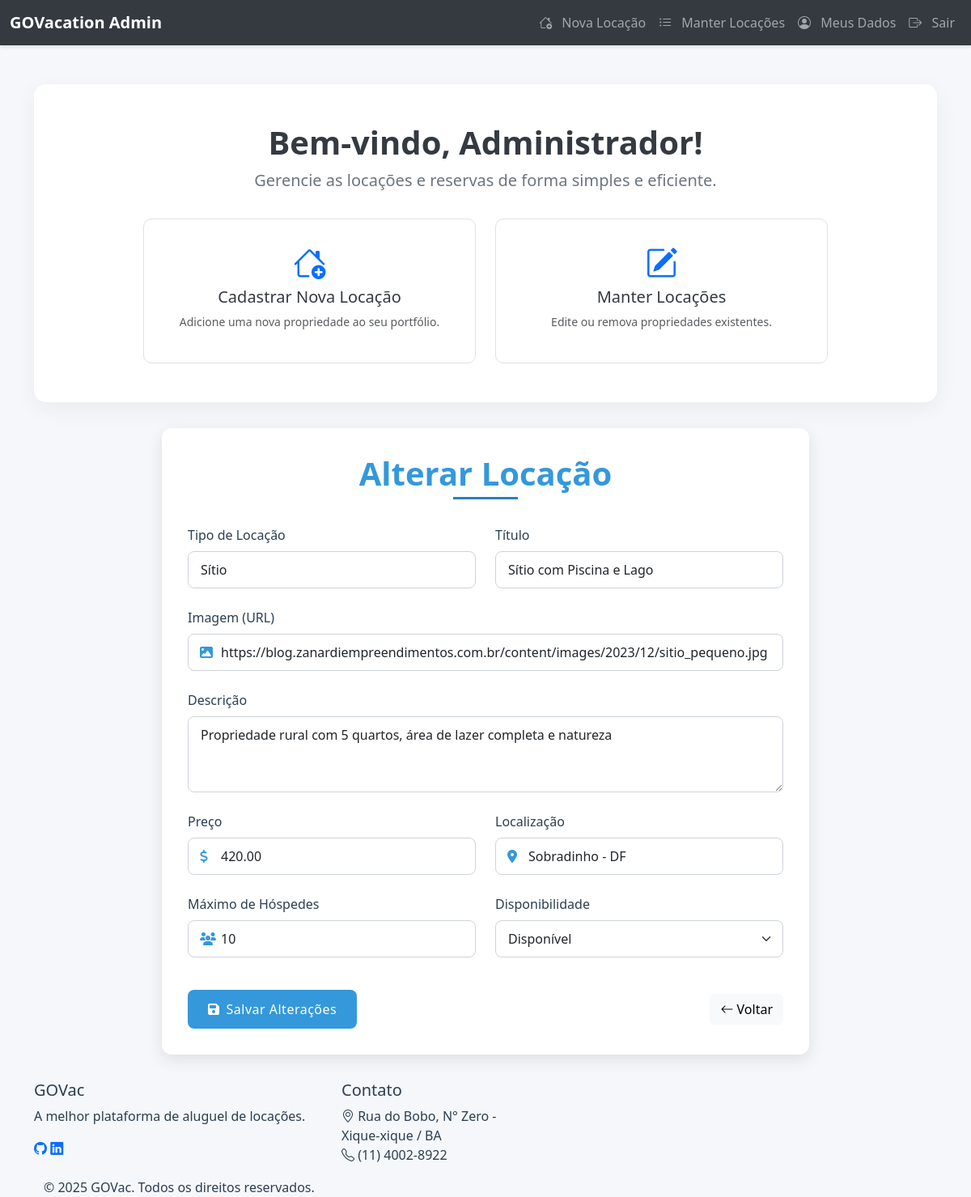
/AlterarLocs.php?idloc=4 (signed in), run on the app's committed database.
### tables this page shows
create table if not exists locacoes (
	idloc int auto_increment not null,
    tipoloc varchar(20) not null,
	titulo varchar(255) not null,
    imagem varchar(255) not null,
    descr varchar(255) not null,
	preco decimal(10,2) not null,
	localizacao varchar(100) not null,
    qtdhospedes int not null,
	disp varchar(15) not null,
    primary key (idloc)
);

### AlterarLocs.php (the view, shortened to what this page needs)
<?php
include 'IndexAdm.php';
$idloc = $_GET['idloc'];
$pdo = Conexao::getInstance();
try {
    $sql = "SELECT * FROM locacoes WHERE idloc = :idloc";
    $stmt = $pdo->prepare($sql);
    $stmt->bindValue(':idloc', $idloc, PDO::PARAM_INT);
    $stmt->execute();
    $loc = $stmt->fetch(PDO::FETCH_ASSOC);
} catch (PDOException $e) {
    die("<div class='container mt-5'><div class='alert alert-danger'>Erro na consulta: " . $e->getMessage() . "</div></div>");
}
?>
<!DOCTYPE html>
<html lang="pt-br">
<head>
    <link href="https://cdn.jsdelivr.net/npm/bootstrap@5.3.3/dist/css/bootstrap.min.css" rel="stylesheet">
    <link rel="stylesheet" href="https://cdnjs.cloudflare.com/ajax/libs/font-awesome/6.4.0/css/all.min.css">
    <link rel="stylesheet" href="https://cdn.jsdelivr.net/npm/bootstrap-icons@1.10.0/font/bootstrap-icons.css">
</head>
<body>
    <div class="container">
        <div class="card-form-container">
            <h1 class="form-title">Alterar Locação</h1>
            <form id="alterarForm" method="POST" action="./controller/ControleLocs.php?ACAO=alterarLocs">
                <div class="row">
                    <div class="col-md-6 form-group">
                        <label for="tipoloc" class="form-label">Tipo de Locação</label>
                        <input type="text" class="form-control" id="tipoloc" name="tipoloc" value="<?php echo htmlspecialchars($loc['tipoloc']); ?>" required>
                    </div>
                    <div class="col-md-6 form-group">
                        <label for="titulo" class="form-label">Título</label>
                        <input type="text" class="form-control" id="titulo" name="titulo" value="<?php echo htmlspecialchars($loc['titulo']); ?>" required>
                    </div>
                </div>
                <div class="form-group">
                    <label for="imagem" class="form-label">Imagem (URL)</label>
                    <div class="input-icon">
                        <i class="fas fa-image"></i>
                        <input type="url" class="form-control" id="imagem" name="imagem" value="<?php echo htmlspecialchars($loc['imagem']); ?>" required>
                    </div>
                </div>
                <div class="form-group">
                    <label for="descr" class="form-label">Descrição</label>
                    <textarea class="form-control" id="descr" name="descr" rows="3" required><?php echo htmlspecialchars($loc['descr']); ?></textarea>
                </div>
                <div class="row">
                    <div class="col-md-6 form-group">
                        <label for="preco" class="form-label">Preço</label>
                        <div class="input-icon">
                            <i class="fas fa-dollar-sign"></i>
                            <input type="number" step="0.01" class="form-control" id="preco" name="preco" value="<?php echo htmlspecialchars($loc['preco']); ?>" required>
                        </div>
                    </div>
                    <div class="col-md-6 form-group">
                        <label for="localizacao" class="form-label">Localização</label>
                        <div class="input-icon">
                            <i class="fas fa-map-marker-alt"></i>
                            <input type="text" class="form-control" id="localizacao" name="localizacao" value="<?php echo htmlspecialchars($loc['localizacao']); ?>" required>
                        </div>
                    </div>
                </div>
                <div class="row">
                    <div class="col-md-6 form-group">
                        <label for="qtdhospedes" class="form-label">Máximo de Hóspedes</label>
                        <div class="input-icon">
                            <i class="fas fa-users"></i>
                            <input type="number" class="form-control" id="qtdhospedes" name="qtdhospedes" value="<?php echo htmlspecialchars($loc['qtdhospedes']); ?>" required min="1">
                        </div>
                    </div>
                    <div class="col-md-6 form-group">
                        <label for="disp" class="form-label">Disponibilidade</label>
                        <select class="form-select" id="disp" name="disp" required>
                            <option value="Disponível" <?php echo ($loc['disp'] == 'Disponível') ? 'selected' : ''; ?>>Disponível</option>
                        </select>
                    </div>
                </div>
                <div class="d-flex justify-content-between align-items-center">
                    <button type="submit" class="btn btn-primary btn-submit">
                        <i class="fas fa-save me-2"></i>Salvar Alterações
                    </button>
                    <a href="ListarLocs.php" class="btn btn-light btn-voltar">
                        <i class="bi bi-arrow-left"></i> Voltar
                    </a>
                </div>
            </form>
        </div>
    </div>
    <?php include 'footer.php'; ?>
</body>
</html>

### IndexAdm.php (style rules this page uses)
body { background-color: #f8f9fa; }

### AlterarLocs.php (style rules this page uses)
:root { --primary-color: #3498db; --secondary-color: #2980b9; --accent-color: #e74c3c; --light-bg: #f8f9fa; --dark-text: #2c3e50; --light-text: #ecf0f1; }
body { background-color: #f5f7fa; font-family: 'Segoe UI', Tahoma, Geneva, Verdana, sans-serif; color: var(--dark-text); }
.card-form-container { max-width: 800px; margin: 2rem auto; padding: 2rem; box-shadow: 0 6px 20px rgba(0, 0, 0, 0.1); border-radius: 12px; background: white; }
.form-title { color: var(--primary-color); text-align: center; margin-bottom: 2rem; font-weight: 600; position: relative; padding-bottom: 0.5rem; }
.form-title:after { content: ''; position: absolute; bottom: 0; left: 50%; transform: translateX(-50%); width: 80px; height: 3px; background: var(--secondary-color); }
.form-label { font-weight: 500; color: var(--dark-text); margin-bottom: 0.5rem; }
.form-control, .form-select { border-radius: 8px; padding: 10px 15px; border: 1px solid #ced4da; transition: all 0.3s; }
.btn-submit { background-color: var(--primary-color); border: none; padding: 12px 25px; font-weight: 500; letter-spacing: 0.5px; border-radius: 8px; transition: all 0.3s; width: auto; margin-top: 1rem; }
.btn-voltar { margin-top: 1rem; }
.form-group { margin-bottom: 1.5rem; }
.input-icon { position: relative; }
.input-icon .form-control { padding-left: 40px; }
.input-icon i { position: absolute; left: 15px; top: 50%; transform: translateY(-50%); color: var(--primary-color); }

### data on the page
locacoes: tipoloc "Sítio", titulo "Sítio com Piscina e Lago", imagem "https://blog.zanardiempreendimentos.com.br/content/images/2023/12/sitio_pequeno.jpg", descr "Propriedade rural com 5 quartos, área de lazer completa e natureza", preco "420.00", localizacao "Sobradinho - DF", qtdhospedes "10", disp "Disponível"

### other printed values
$nomeUsuario "Administrador"
